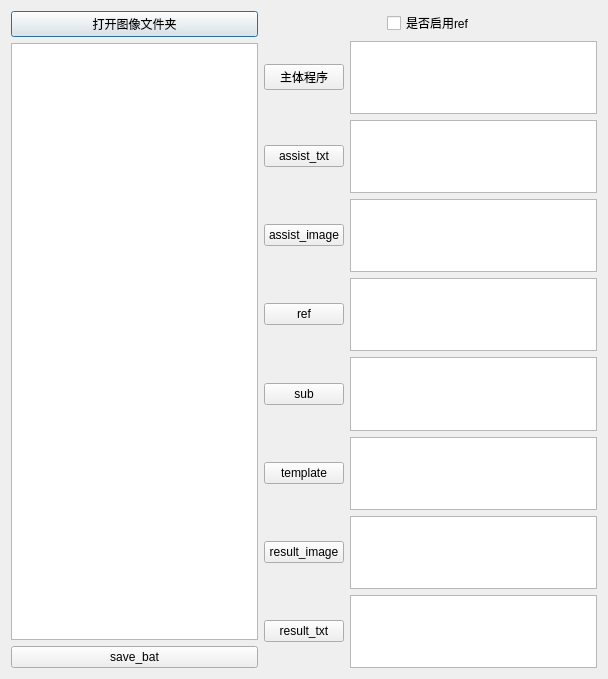
<?xml version="1.0" encoding="UTF-8"?>
<ui version="4.0">
 <class>Dialog</class>
 <widget class="QDialog" name="Dialog">
  <property name="geometry">
   <rect>
    <x>0</x>
    <y>0</y>
    <width>608</width>
    <height>679</height>
   </rect>
  </property>
  <property name="windowTitle">
   <string>Dialog</string>
  </property>
  <layout class="QHBoxLayout" name="horizontalLayout_10">
   <item>
    <layout class="QVBoxLayout" name="verticalLayout">
     <item>
      <widget class="QPushButton" name="open_image">
       <property name="text">
        <string>打开图像文件夹</string>
       </property>
      </widget>
     </item>
     <item>
      <widget class="QListWidget" name="listWidget"/>
     </item>
     <item>
      <widget class="QPushButton" name="save_bat">
       <property name="text">
        <string>save_bat</string>
       </property>
      </widget>
     </item>
    </layout>
   </item>
   <item>
    <layout class="QVBoxLayout" name="verticalLayout_2">
     <item>
      <layout class="QHBoxLayout" name="horizontalLayout_9">
       <item>
        <spacer name="horizontalSpacer_2">
         <property name="orientation">
          <enum>Qt::Horizontal</enum>
         </property>
         <property name="sizeHint" stdset="0">
          <size>
           <width>40</width>
           <height>20</height>
          </size>
         </property>
        </spacer>
       </item>
       <item>
        <widget class="QCheckBox" name="checkBox">
         <property name="text">
          <string>是否启用ref</string>
         </property>
        </widget>
       </item>
       <item>
        <spacer name="horizontalSpacer">
         <property name="orientation">
          <enum>Qt::Horizontal</enum>
         </property>
         <property name="sizeHint" stdset="0">
          <size>
           <width>40</width>
           <height>20</height>
          </size>
         </property>
        </spacer>
       </item>
      </layout>
     </item>
     <item>
      <layout class="QHBoxLayout" name="horizontalLayout_8">
       <item>
        <widget class="QPushButton" name="assist_water">
         <property name="text">
          <string>主体程序</string>
         </property>
        </widget>
       </item>
       <item>
        <widget class="QTextEdit" name="textEdit_assist_water"/>
       </item>
      </layout>
     </item>
     <item>
      <layout class="QHBoxLayout" name="horizontalLayout">
       <item>
        <widget class="QPushButton" name="assist_txt">
         <property name="text">
          <string>assist_txt</string>
         </property>
        </widget>
       </item>
       <item>
        <widget class="QTextEdit" name="textEdit_assist_txt"/>
       </item>
      </layout>
     </item>
     <item>
      <layout class="QHBoxLayout" name="horizontalLayout_2">
       <item>
        <widget class="QPushButton" name="assist_image">
         <property name="text">
          <string>assist_image</string>
         </property>
        </widget>
       </item>
       <item>
        <widget class="QTextEdit" name="textEdit_assist_image"/>
       </item>
      </layout>
     </item>
     <item>
      <layout class="QHBoxLayout" name="horizontalLayout_3">
       <item>
        <widget class="QPushButton" name="ref">
         <property name="text">
          <string>ref</string>
         </property>
        </widget>
       </item>
       <item>
        <widget class="QTextEdit" name="textEdit_ref"/>
       </item>
      </layout>
     </item>
     <item>
      <layout class="QHBoxLayout" name="horizontalLayout_4">
       <item>
        <widget class="QPushButton" name="sub">
         <property name="text">
          <string>sub</string>
         </property>
        </widget>
       </item>
       <item>
        <widget class="QTextEdit" name="textEdit_sub"/>
       </item>
      </layout>
     </item>
     <item>
      <layout class="QHBoxLayout" name="horizontalLayout_5">
       <item>
        <widget class="QPushButton" name="template_path">
         <property name="text">
          <string>template</string>
         </property>
        </widget>
       </item>
       <item>
        <widget class="QTextEdit" name="textEdit_template_path"/>
       </item>
      </layout>
     </item>
     <item>
      <layout class="QHBoxLayout" name="horizontalLayout_6">
       <item>
        <widget class="QPushButton" name="result_image">
         <property name="text">
          <string>result_image</string>
         </property>
        </widget>
       </item>
       <item>
        <widget class="QTextEdit" name="textEdit_result_image"/>
       </item>
      </layout>
     </item>
     <item>
      <layout class="QHBoxLayout" name="horizontalLayout_7">
       <item>
        <widget class="QPushButton" name="result_txt">
         <property name="text">
          <string>result_txt</string>
         </property>
        </widget>
       </item>
       <item>
        <widget class="QTextEdit" name="textEdit_result_txt"/>
       </item>
      </layout>
     </item>
    </layout>
   </item>
  </layout>
 </widget>
 <layoutdefault spacing="6" margin="11"/>
 <resources/>
 <connections/>
</ui>
